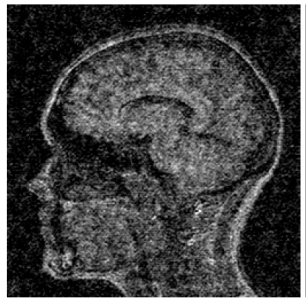
#> input picture images/noisy.png, 306 x 302 px
$ jupyter execute 1-classical-denoising.ipynb
#> lines starting #> are read from the running program, lines starting #| are printed output that depends on the picture; long printed decimals are rounded
# Submission 1: Classical Denoising
Implementation of the following:
1. Median Filter: Replace each pixel with the median value of its neighboring pixels

2. Mean Filter: Replace each pixel with the mean value of its neighboring pixels

3. Bilateral Filter: Preserves edges while reducing noise by taking into account both spatial and intensity differences.

4. Gaussian Blur: Apply a convolution operation using a gaussian kernel to smoothen the image

### Load Image

[cell 1]
import cv2 as cv
import matplotlib.pyplot as pyplot
import numpy as np

img = cv.imread("images/noisy.png")
#> img is the input picture: shape (302, 306, 3); min 0, max 255, mean 68
pyplot.imshow(img)

### Median Filter

[cell 2]
kernel_size = 3
median_filter = cv.medianBlur(img, kernel_size)
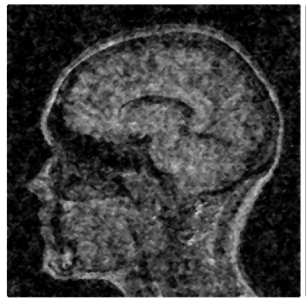
#> median_filter: shape (302, 306, 3); min 0, max 255, mean 67.2

pyplot.imshow(median_filter)

### Mean Filter

[cell 3]
kernel_size = [3, 3]
mean_filter = cv.blur(img, kernel_size)
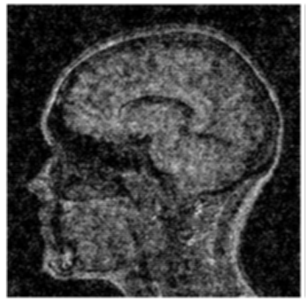
#> mean_filter: shape (302, 306, 3); min 0, max 255, mean 68.1

pyplot.imshow(mean_filter)

### Bilateral Filter

[cell 4]
# hyperparameters jusko lord
size = 15
sigma_color = 75
sigma_space = 75
bilateral_filter = cv.bilateralFilter(img, size, sigma_color, sigma_space)

pyplot.imshow(bilateral_filter)

### Gaussian Blur

[cell 5]
kernel_size = [5, 5]
std_dev = 0 #passing 0 will make function auto compute std dev
gauss_blur = cv.GaussianBlur(img,kernel_size,std_dev)
pyplot.imshow(gauss_blur)

## Evaluating denoising techniques

[cell 6]
# https://www.tutorialspoint.com/how-to-compare-two-images-in-opencv-python
# lower is better

[cell 7]
# convert to grayspace
img_clear = cv.imread("images/clear.png")
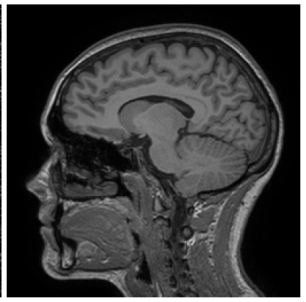
#> input picture images/clear.png, 306 x 302 px
#> img_clear is the input picture: shape (302, 306, 3); min 0, max 255, mean 62.1
img_clear = cv.cvtColor(img_clear, cv.COLOR_BGR2GRAY)
#> img_clear: shape (302, 306)
img_median = cv.cvtColor(median_filter, cv.COLOR_BGR2GRAY)
img_mean = cv.cvtColor(mean_filter, cv.COLOR_BGR2GRAY)
img_bilat = cv.cvtColor(bilateral_filter, cv.COLOR_BGR2GRAY)
img_gauss = cv.cvtColor(gauss_blur, cv.COLOR_BGR2GRAY)

[cell 8]
# mean squared error function
def mse(img_a, img_b):
    h, w = img_a.shape
#> h = 302; w = 306
    diff = cv.subtract(img_a, img_b)
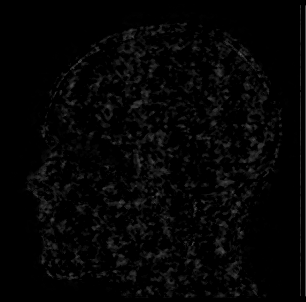
#> diff: shape (302, 306); min 0, max 97, mean 5.1
    err = np.sum(diff**2)
#> err = 2418791
    mse = err/(float(h*w))
#> mse = 26.17
    return mse

[cell 9]
median_eval = mse(img_clear, img_median)
#> median_eval = 26.17
print('error: ', median_eval)
#| error:  26.174

[cell 10]
mean_eval = mse(img_clear, img_mean)
#> mean_eval = 27.83
print('error: ', mean_eval)
#| error:  27.833

[cell 11]
bilat_eval = mse(img_clear, img_bilat)
#> bilat_eval = 25.09
print('error: ', bilat_eval)
#| error:  25.094

[cell 12]
gauss_eval = mse(img_clear, img_gauss)
#> gauss_eval = 27.65
print('error: ', gauss_eval)
#| error:  27.646
